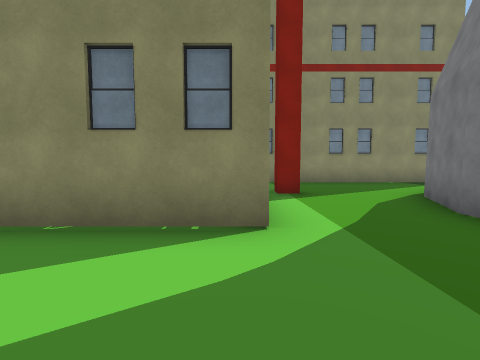
view 1 (above)

24 first-person views from a walk through a 3-D level made in the Unity game engine. The camera is 1.4 m above the floor, tilts 4° down and sees 90° across. The floor is counted in squares, 2 m on a side. Each view is taken from the middle of a square. On the plan, view 1 faces up. The plan holds only what a view shows up to about 9 squares ahead; the rest is blank. The place goes on beyond the plan.

view 2
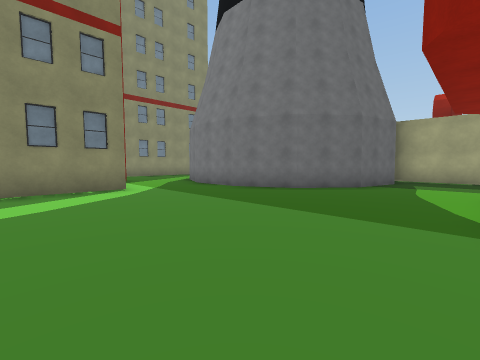

view 3
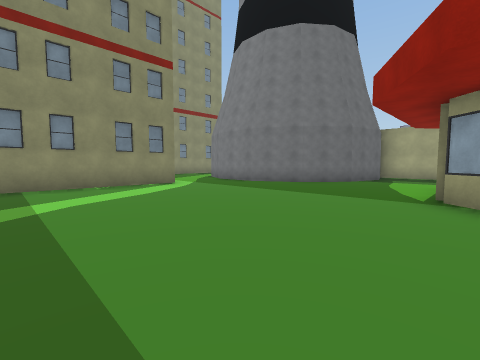

view 4
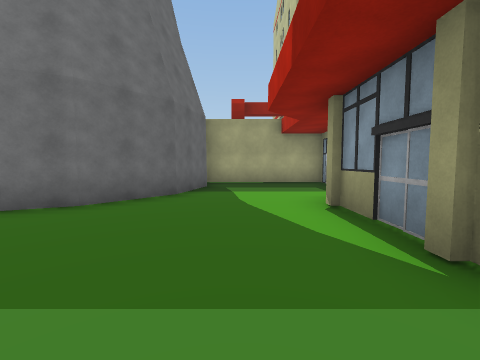

view 5
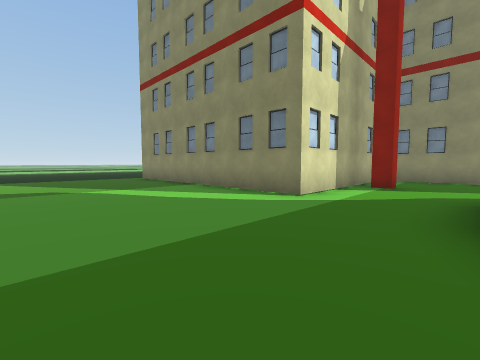

view 6
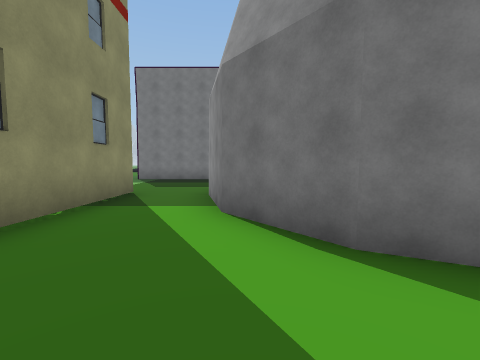

view 7
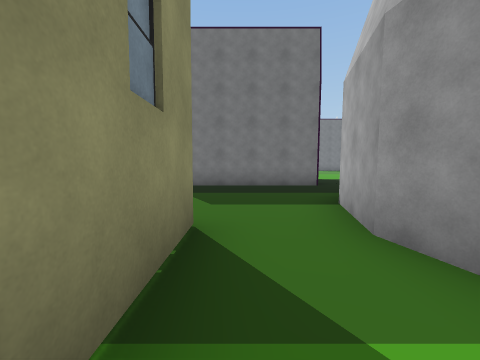

view 8
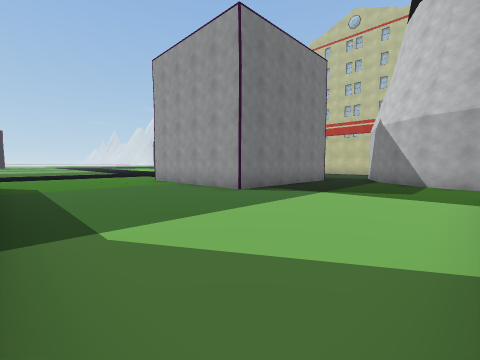

view 9
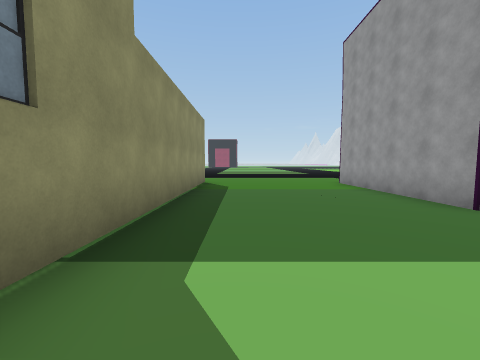

view 10
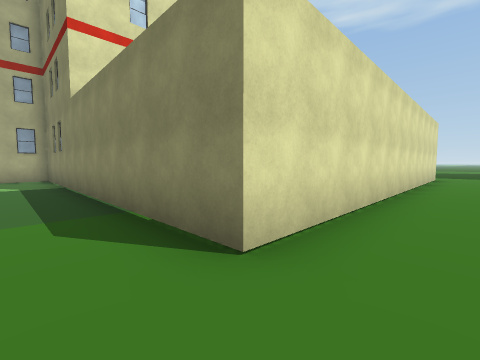

view 11
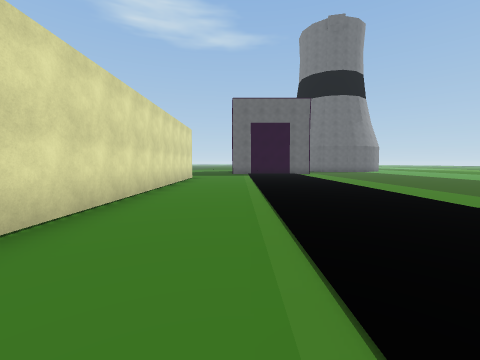

view 12
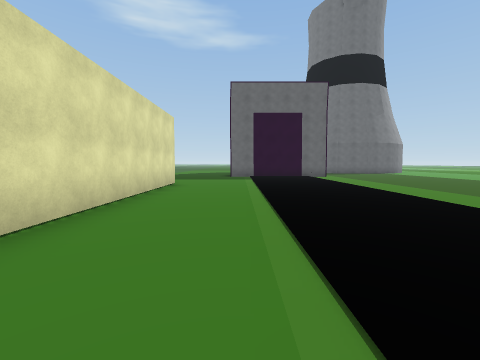

view 13
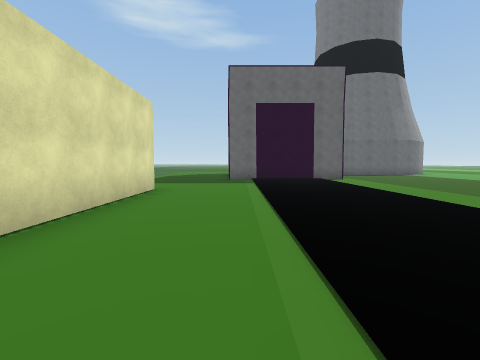

view 14
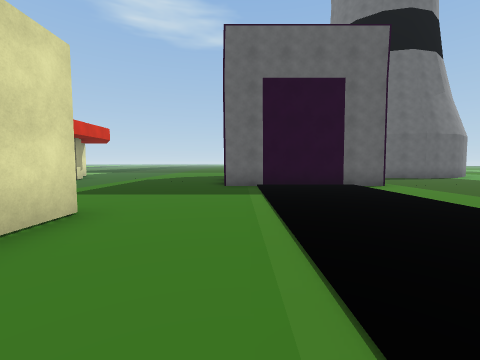

view 15
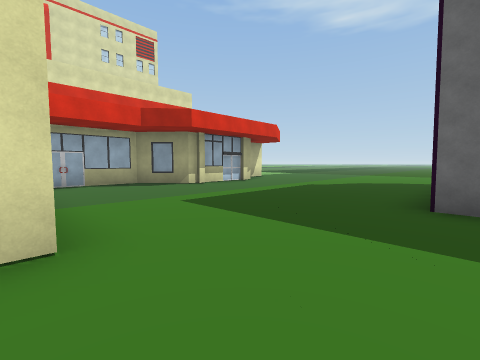

view 16
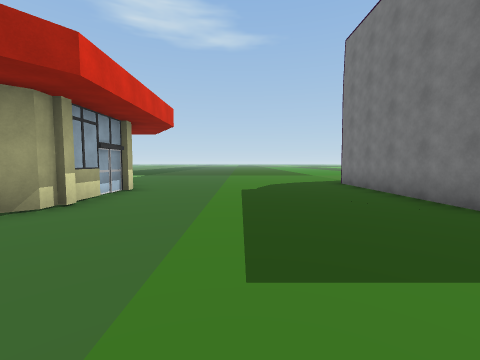

view 17
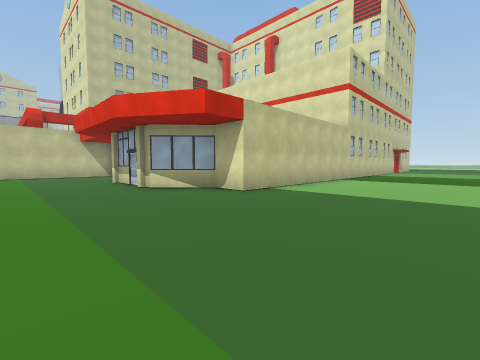

view 18
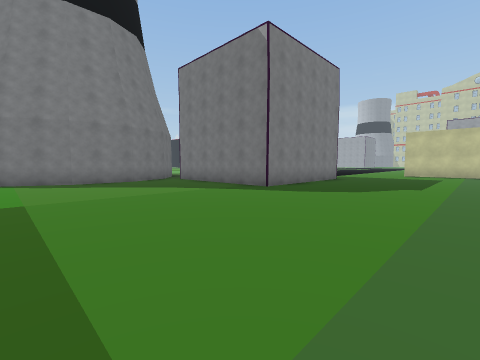

view 19
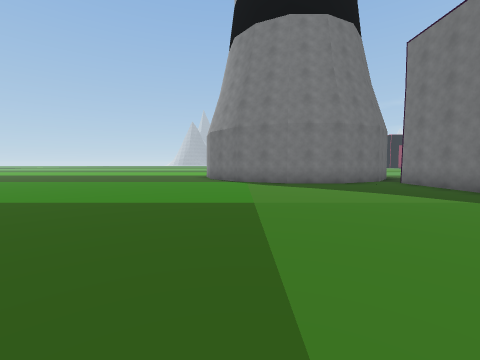

view 20
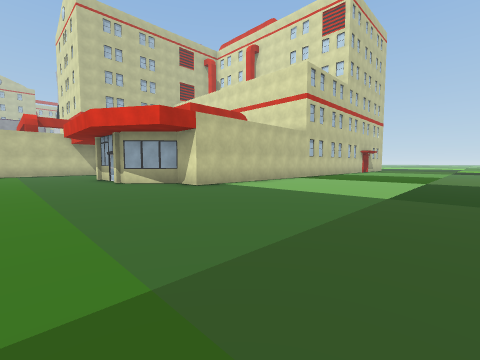

view 21
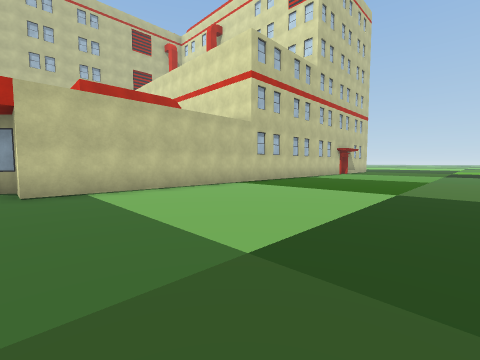

view 22
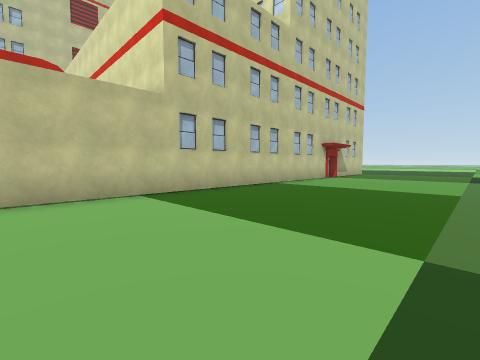

view 23
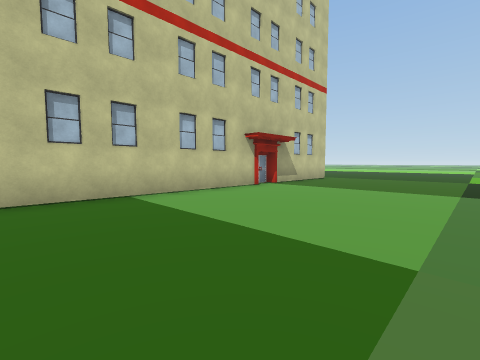

view 24
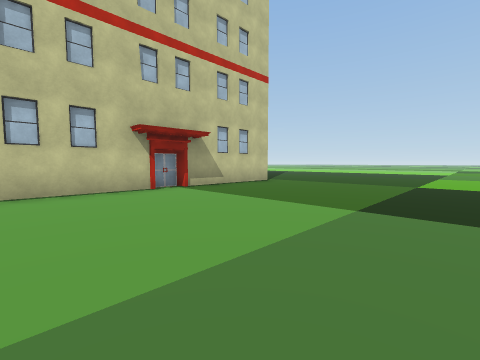

### Floor plan
Key: @ floor where view 1 was taken; # wall or solid block; . floor; ^ raised ledge; T tower.
Columns run from 4 left of view 1 to 26 right of it. Each row starts with its distance up from view 1.
 42 ..............................
 41 .............................#
 40 .............................#
 39 .........................^^^.#
 38 .......................^    ^#
 37 ......................^     T#
 36 ################.....^       #
 35                #....^   #####^T
 34                ##...^   #
 33                 ##..^   #
 32                  #..^   #
 31                 ##..^   #
 30                ##....^  ^^^^^^
 29                #.....^^
 28                #......^^     ^.
 27                #........^^^^^..
 26                      #.........
 25                      #.........
 24                      #.........
 23                      #.........
 22                      #.........
 21                      #.........
 20                      #........
 19                      #.... ..
 18                      #....
 17                      #....
 16            ###########....
 15            #.............
 14            #.....^^^^^...
 13             ....^
 12             ...^
 11             ..^
 10             .^   #####^
  9      #######.^   #
  8      ........^   #
  7     #........^   #
  6     ##...#####^  #
  5     #...T#    #^
  4     #...##
  3 #####..##
  2 .......##
  1 ........#
  0 ....@...##
 -1 .........#
 -2 ...........###
 -3 .............#
 -4 .............#
 -5 .....####....#

Positions as (right, up) in squares from view 1, and headings:
1: (0, 0), facing up
2: (-2, -4), facing up-right
3: (-4, -5), facing up-right
4: (0, -3), facing right
5: (3, -2), facing up-left
6: (2, 6), facing right
7: (5, 8), facing right
8: (8, 15), facing down-right
9: (9, 14), facing right
10: (19, 14), facing up-left
11: (20, 15), facing up
12: (20, 18), facing up
13: (20, 20), facing up
14: (20, 23), facing up
15: (20, 26), facing up-left
16: (16, 27), facing up
17: (16, 40), facing down-left
18: (15, 41), facing down-right
19: (16, 41), facing right
20: (16, 42), facing down-left
21: (12, 42), facing down-left
22: (8, 41), facing down-left
23: (3, 41), facing down-left
24: (0, 42), facing down-left
